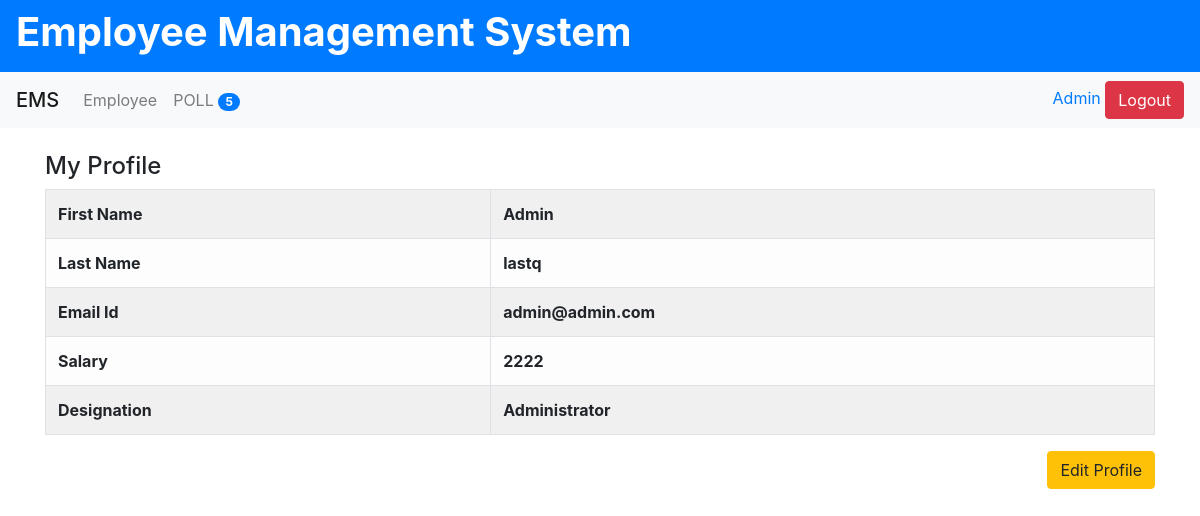
/profile/ (signed in), run on the app's committed database.
### employee/models.py (models this page shows, shortened)
class Profile(models.Model):
    user = models.OneToOneField(User, on_delete= models.CASCADE)
    designation = models.CharField(max_length=20, null=False , blank= False)
    salary = models.IntegerField(null=True, blank=True)
    class Meta:
        ordering= ['-salary']

### employee/views.py (the view)
# urls.py: path('profile/' , MyProfile.as_view(), name = "my_profile"),
class MyProfile(DetailView):
    template_name = 'auth/profile.html'
    def get_object(self):
        return self.request.user.profile

### poll/context_processor.py (called while the page is built)
def polls_count(request):
    count = Question.objects.count()
    print(" Polls count - " , count)
    return { "polls_count": count }

### poll/templatetags/poll_extras.py (called while the page is built)
def upper(value,n):
    return value.upper()[0:n]

### EmsProject/templates/auth/profile.html
{% extends 'base.html' %}
{% block content %}
    <br>
    <h4> My Profile </h4>
    <table class="table table-light table-bordered table-striped">
        <tbody>
            <tr>
                <th>First Name</th>
                <th> {{ object.user.first_name }}</th>
            </tr>
            <tr>
                <th>Last Name</th>
                <th> {{ object.user.last_name }}</th>
            </tr><tr>
                <th>Email Id</th>
                <th> {{ object.user.email }}</th>
            </tr>
            <tr>
                <th>Salary</th>
                <th> {{ object.salary }}</th>
            </tr>
            <tr>
                <th>Designation</th>
                <th> {{ object.designation }}</th>
            </tr>
        </tbody>
    </table>
    <div class = "text-right">
        <a class="btn btn-warning" href="{% url 'update_profile' %}">Edit Profile</a>
    </div>
{% endblock %}

### EmsProject/templates/header.html (shortened to what this page needs)
{% load poll_extras %}
<div class="navbar navbar-expand-lg navbar-light bg-light">
    <span class="navbar-brand mb-0 h1">EMS</span>
    <div class="collapse navbar-collapse" id = "navbarNav">
        <ul class="navbar-nav">
            <li class="nav-item">
                <a class="nav-link" href="{% url 'employee_list' %}">
                    {{"employee" | capfirst}}
                </a>
            </li>
            <li class="nav-item">
                <a class="nav-link" href="{% url 'polls_list' %}">
                    {{ 'Polls' | upper:4 }}
                    <span class="badge badge-primary badge-pill">{{polls_count}}</span>
                </a>
            </li>
        </ul>
    </div>
    <div class="text-right">
        {% if user %}
        <form method="POST" action="/logout/">
            <a href="{% url 'my_profile' %}">
                <span class="mr-dm-2">{{ request.user.first_name }} </span>
            </a>
                <input type="submit" class="btn btn-danger" value="Logout">
        </form>
        {% endif %}
    </div>
</div>

### data on the page
Profile: user.first_name "Admin", user.last_name "lastq", user.email "admin@admin.com", salary "2222", designation "Administrator"

### other printed values
{{ "employee" | capfirst }} "Employee"
{{ 'Polls' | upper:4 }} "POLL"
{{ polls_count }} "5"
{{ request.user.first_name }} "Admin"
